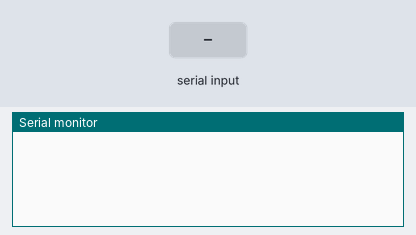
A sketch run on a simulated Arduino Uno, built with avr-gcc and run on an emulated ATmega328P. Parts: the last lines printed to the serial monitor. The inputs (shaded band) are chosen by the test bench. EEPROM starts erased.

Above: at 1.2 s.
1.3 s: "S" received over Serial
At 2.5 s:
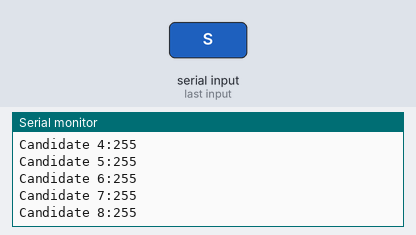
2.8 s: "W" received over Serial
At 3.9 s:
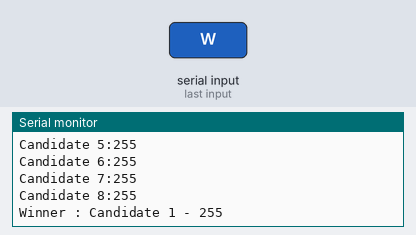
4.3 s: "C" received over Serial
At 5.0 s:
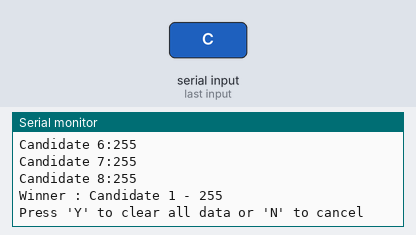
5.8 s: "Y" received over Serial
At 7.0 s:
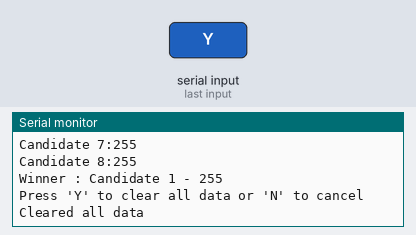
Timing chart, 0 to 8.3 s (numbered marks = the images above; inputs shaded):
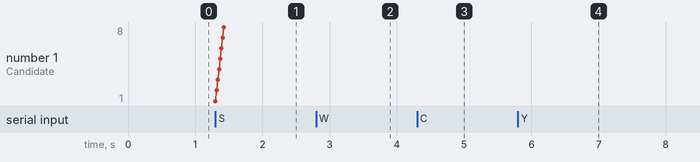

Measured:
- after the input at 1.3 s, the serial monitor: prints a new line at once (image 1)
- after the input at 2.8 s, the serial monitor: prints a new line at once (image 2)
- after the input at 4.3 s, the serial monitor: prints a new line at once (image 3)
- after the input at 5.8 s, the serial monitor: prints a new line after 0.06 s (image 4)

The sketch:

VM_Result_and_Clear.ino
```cpp
#include <EEPROM.h>

//memory address of where the data is stored
int eepromAdd = 0;
int setFlagAdd = 100;

int votes[8];

//___to send commands from the laptop after the election is over___
//COMMANDS[all capital characters]
//            S - show all votes
//            W - Winner result
//            C - clear eeprom
void setup() {
  Serial.begin(9600);
}

void loop() {
  if (Serial.available() > 0) {
    char c = Serial.read();
    if (c == 'S') {
      showAll();
    } else if (c == 'W') {
      calculateWinner();
    } else if (c == 'C') {
      clearData();
    }
  }
}

//displays each candidate and their votes
void showAll() {
  getFromEEPROM();
  for (int i = 0; i < 8; i++) {
    String s = "Candidate ";
    s += i + 1;
    s += ":";
    s += votes[i];

    Serial.println(s);
  }
}

//sorts the votes and shows the winners
void calculateWinner() {
  getFromEEPROM();

  int winner = 0;
  for (int i = 0; i < 8; i++) {
    if (votes[i] > votes[winner]) {
      winner = i;
    }
  }

  Serial.print("Winner : ");
  Serial.print("Candidate ");
  Serial.print(winner + 1);
  Serial.print(" - ");
  Serial.println(votes[winner]);
}

//Clears all data to use the machine for the next election
void clearData() {
  Serial.println("Press 'Y' to clear all data or 'N' to cancel");

  while (true) {
    if (Serial.available() > 0) {
      char c = Serial.read();
      if (c == 'Y') {

        for (int i = 0; i < 8; i++) {
          EEPROM.put(eepromAdd, 0);

          eepromAdd += sizeof(int);
        }
        EEPROM.put(setFlagAdd, 0);

        eepromAdd = 0;

        Serial.println("Cleared all data");
      } else if (c == 'N') {
        Serial.println("Did not clear data");
      }

      break;
    }
  }
}

void getFromEEPROM() {

  for (int i = 0; i < 8; i++) {
    votes[i] = EEPROM.read(eepromAdd);
    eepromAdd += sizeof(int);
  }

  eepromAdd = 0;
}
```
